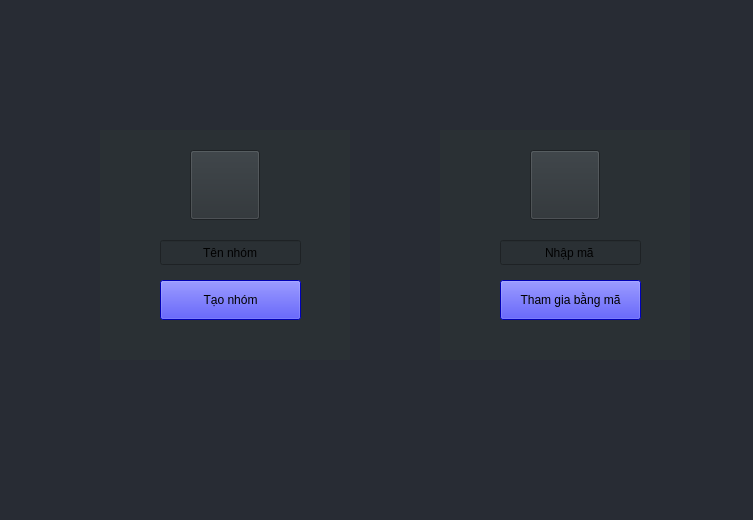
<?xml version="1.0" encoding="UTF-8"?>
<ui version="4.0">
 <class>GroupAction</class>
 <widget class="QFrame" name="GroupAction">
  <property name="geometry">
   <rect>
    <x>0</x>
    <y>0</y>
    <width>753</width>
    <height>520</height>
   </rect>
  </property>
  <property name="windowTitle">
   <string>Frame</string>
  </property>
  <property name="styleSheet">
   <string notr="true">background-color: rgb(40, 44, 52);</string>
  </property>
  <widget class="QStackedWidget" name="stackedWidget">
   <property name="geometry">
    <rect>
     <x>0</x>
     <y>0</y>
     <width>761</width>
     <height>521</height>
    </rect>
   </property>
   <widget class="QWidget" name="page">
    <widget class="QWidget" name="widget" native="true">
     <property name="geometry">
      <rect>
       <x>100</x>
       <y>130</y>
       <width>250</width>
       <height>230</height>
      </rect>
     </property>
     <property name="styleSheet">
      <string notr="true">background-color: rgb(42, 48, 52);</string>
     </property>
     <widget class="QPushButton" name="pushButton_3">
      <property name="geometry">
       <rect>
        <x>60</x>
        <y>150</y>
        <width>141</width>
        <height>40</height>
       </rect>
      </property>
      <property name="styleSheet">
       <string notr="true">background-color: blue;</string>
      </property>
      <property name="text">
       <string>Tạo nhóm</string>
      </property>
     </widget>
     <widget class="QLineEdit" name="lineEdit_2">
      <property name="geometry">
       <rect>
        <x>60</x>
        <y>110</y>
        <width>141</width>
        <height>25</height>
       </rect>
      </property>
      <property name="text">
       <string>Tên nhóm</string>
      </property>
      <property name="alignment">
       <set>Qt::AlignCenter</set>
      </property>
     </widget>
     <widget class="QPushButton" name="pushButton">
      <property name="geometry">
       <rect>
        <x>90</x>
        <y>20</y>
        <width>70</width>
        <height>70</height>
       </rect>
      </property>
      <property name="text">
       <string/>
      </property>
      <property name="icon">
       <iconset>
        <normaloff>images/images/create.svg</normaloff>images/images/create.svg</iconset>
      </property>
      <property name="iconSize">
       <size>
        <width>80</width>
        <height>70</height>
       </size>
      </property>
     </widget>
    </widget>
    <widget class="QWidget" name="widget_2" native="true">
     <property name="geometry">
      <rect>
       <x>440</x>
       <y>130</y>
       <width>250</width>
       <height>230</height>
      </rect>
     </property>
     <property name="styleSheet">
      <string notr="true">background-color: rgb(42, 48, 52);</string>
     </property>
     <widget class="QPushButton" name="pushButton_4">
      <property name="geometry">
       <rect>
        <x>60</x>
        <y>150</y>
        <width>141</width>
        <height>40</height>
       </rect>
      </property>
      <property name="styleSheet">
       <string notr="true">background-color: blue;</string>
      </property>
      <property name="text">
       <string>Tham gia bằng mã</string>
      </property>
     </widget>
     <widget class="QLineEdit" name="lineEdit">
      <property name="geometry">
       <rect>
        <x>60</x>
        <y>110</y>
        <width>141</width>
        <height>25</height>
       </rect>
      </property>
      <property name="inputMask">
       <string/>
      </property>
      <property name="text">
       <string>Nhập mã</string>
      </property>
      <property name="alignment">
       <set>Qt::AlignCenter</set>
      </property>
     </widget>
     <widget class="QPushButton" name="pushButton_2">
      <property name="geometry">
       <rect>
        <x>90</x>
        <y>20</y>
        <width>70</width>
        <height>70</height>
       </rect>
      </property>
      <property name="text">
       <string/>
      </property>
      <property name="icon">
       <iconset>
        <normaloff>images/images/join.svg</normaloff>images/images/join.svg</iconset>
      </property>
      <property name="iconSize">
       <size>
        <width>70</width>
        <height>70</height>
       </size>
      </property>
     </widget>
    </widget>
    <widget class="QLabel" name="error_label">
     <property name="geometry">
      <rect>
       <x>90</x>
       <y>70</y>
       <width>591</width>
       <height>17</height>
      </rect>
     </property>
     <property name="styleSheet">
      <string notr="true">color: red;</string>
     </property>
     <property name="text">
      <string/>
     </property>
    </widget>
   </widget>
   <widget class="QWidget" name="page_2"/>
  </widget>
 </widget>
 <resources/>
 <connections/>
</ui>
